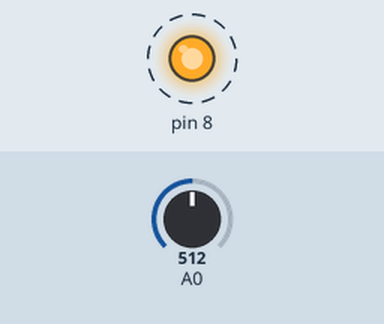
The sketch below on a simulated Arduino Uno, built with avr-gcc and run on an emulated ATmega328P. Parts: output pins drawn as LEDs (lit = HIGH). Dashed ring = blinking. The inputs (shaded band) are chosen by the test bench; at power-on: A0 = 512. What the sketch prints to the serial monitor is not drawn.

Above: at 0.1 s.
Timing chart, 0 to 3.0 s (numbered marks = the images above):
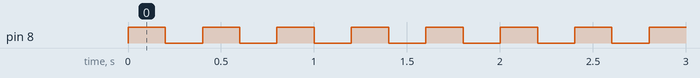

Measured:
- by itself, pin 8: alternates HIGH for 0.20 s and LOW for 0.20 s

The sketch:

SecuritySystem.ino
```cpp
void setup() {
  // put your setup code here, to run once:
  pinMode(8, OUTPUT);
  pinMode(7, INPUT);
  Serial.begin(9600);
  Serial.println("test");
}

void loop() {
  // put your main code here, to run repeatedly:
  digitalWrite(8, HIGH);   // turn the LED on (HIGH is the voltage level)
  delay(200);                       // wait for a second
  //Serial.println("ON");
  digitalWrite(8, LOW);    // turn the LED off by making the voltage LOW
  delay(200);
  //Serial.println("OFF");

  //int val = digitalRead(7);   // read the input pin
  int sensorValue = analogRead(A0);
  Serial.println(sensorValue);

}
```
